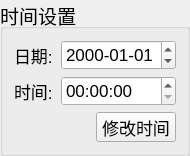
  <widget class="QGroupBox" name="timeBox">
   <property name="geometry">
    <rect>
     <x>690</x>
     <y>150</y>
     <width>190</width>
     <height>150</height>
    </rect>
   </property>
   <property name="font">
    <font>
     <pointsize>14</pointsize>
    </font>
   </property>
   <property name="title">
    <string>时间设置</string>
   </property>
   <layout class="QVBoxLayout" name="verticalLayout_4">
    <item>
     <layout class="QHBoxLayout" name="horizontalLayout_7">
      <item>
       <widget class="QLabel" name="label_4">
        <property name="minimumSize">
         <size>
          <width>0</width>
          <height>30</height>
         </size>
        </property>
        <property name="maximumSize">
         <size>
          <width>16777215</width>
          <height>30</height>
         </size>
        </property>
        <property name="font">
         <font>
          <pointsize>13</pointsize>
         </font>
        </property>
        <property name="text">
         <string>日期:</string>
        </property>
       </widget>
      </item>
      <item>
       <widget class="QDateTimeEdit" name="dateEdit">
        <property name="minimumSize">
         <size>
          <width>115</width>
          <height>30</height>
         </size>
        </property>
        <property name="maximumSize">
         <size>
          <width>115</width>
          <height>30</height>
         </size>
        </property>
        <property name="font">
         <font>
          <pointsize>13</pointsize>
         </font>
        </property>
        <property name="displayFormat">
         <string>yyyy-MM-dd</string>
        </property>
       </widget>
      </item>
     </layout>
    </item>
    <item>
     <layout class="QHBoxLayout" name="horizontalLayout_8">
      <item>
       <widget class="QLabel" name="label_5">
        <property name="minimumSize">
         <size>
          <width>0</width>
          <height>30</height>
         </size>
        </property>
        <property name="maximumSize">
         <size>
          <width>16777215</width>
          <height>30</height>
         </size>
        </property>
        <property name="font">
         <font>
          <pointsize>13</pointsize>
         </font>
        </property>
        <property name="text">
         <string>时间:</string>
        </property>
       </widget>
      </item>
      <item>
       <widget class="QDateTimeEdit" name="timeEdit">
        <property name="minimumSize">
         <size>
          <width>115</width>
          <height>30</height>
         </size>
        </property>
        <property name="maximumSize">
         <size>
          <width>115</width>
          <height>30</height>
         </size>
        </property>
        <property name="font">
         <font>
          <pointsize>13</pointsize>
         </font>
        </property>
        <property name="displayFormat">
         <string>HH:mm:ss</string>
        </property>
       </widget>
      </item>
     </layout>
    </item>
    <item>
     <layout class="QHBoxLayout" name="horizontalLayout_9">
      <item>
       <spacer name="horizontalSpacer_3">
        <property name="orientation">
         <enum>Qt::Horizontal</enum>
        </property>
        <property name="sizeHint" stdset="0">
         <size>
          <width>40</width>
          <height>30</height>
         </size>
        </property>
       </spacer>
      </item>
      <item>
       <widget class="QPushButton" name="m_ButtonTimeSet">
        <property name="minimumSize">
         <size>
          <width>0</width>
          <height>30</height>
         </size>
        </property>
        <property name="maximumSize">
         <size>
          <width>16777215</width>
          <height>30</height>
         </size>
        </property>
        <property name="font">
         <font>
          <pointsize>13</pointsize>
         </font>
        </property>
        <property name="text">
         <string>修改时间</string>
        </property>
       </widget>
      </item>
     </layout>
    </item>
   </layout>
  </widget>
